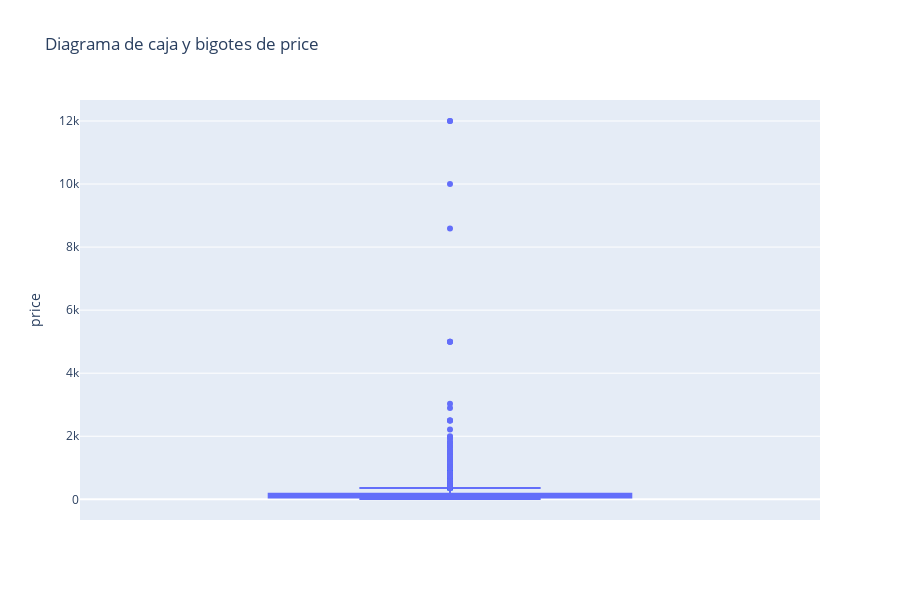

Notebook source saved alongside this figure:
### Markdown cell above
##### GRAFICAMOS VALORES ATIPICOS PARA PRESENTACION DE STREAMLIT

### Code cell
# Crear un diagrama de caja y bigotes con Plotly
fig = px.box(df_listings1, y='price', template='plotly', title='Diagrama de caja y bigotes de price', height=600)

# Guardar el gráfico en un archivo HTML
#pio.write_html(fig, file='outliers_price.html', auto_open=True)

# Mostrar el gráfico
fig.show()

### Figure 1 — Plotly figure (JSON) as saved in the notebook; plotly's stock layout.template omitted (floating-point values rounded to 4 significant figures; data arrays with more than 128 entries replaced by an {"elided": "..."} marker saying what was removed)
{"data": [{"alignmentgroup": "True", "hovertemplate": "price=%{y}<extra></extra>", "legendgroup": "", "marker": {"color": "#636efa"}, "name": "", "notched": false, "offsetgroup": "", "orientation": "v", "showlegend": false, "type": "box", "x0": " ", "xaxis": "x", "y": {"elided": "18519 int values"}, "y0": " ", "yaxis": "y"}], "layout": {"boxmode": "group", "height": 600, "legend": {"tracegroupgap": 0}, "title": {"text": "Diagrama de caja y bigotes de price"}, "xaxis": {"anchor": "y", "domain": [0, 1]}, "yaxis": {"anchor": "x", "domain": [0, 1], "title": {"text": "price"}}}}
